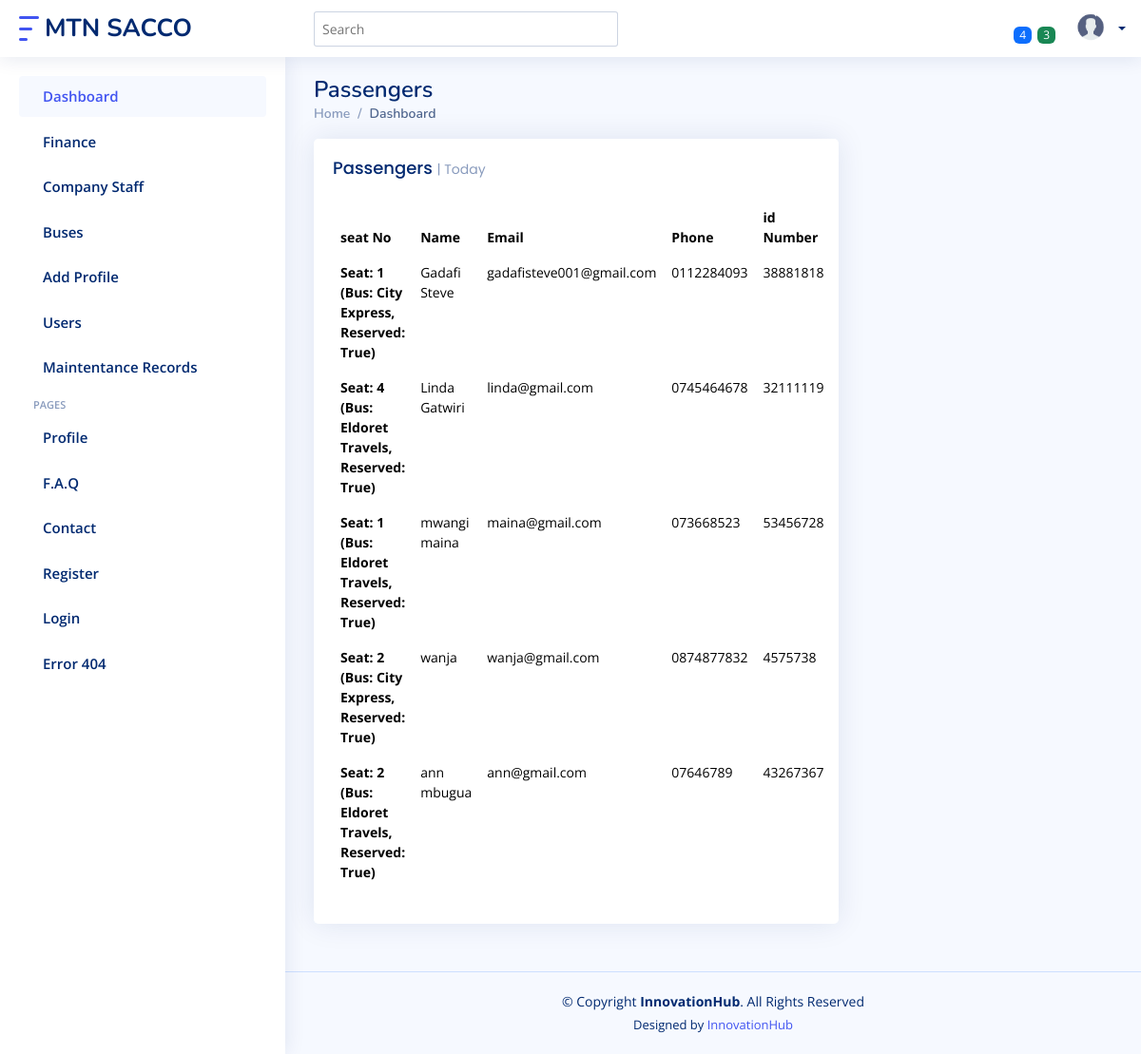
/passengers, run on the app's committed database.
### main/models.py (models this page shows, shortened)
class Booking(models.Model):
    seat = models.OneToOneField(Seat, on_delete=models.CASCADE)
    name = models.CharField(max_length=100)
    email = models.EmailField()
    phone = models.CharField(max_length=100)
    fare = models.DecimalField(max_digits=10 , decimal_places=2)
    identification_number = models.CharField(max_length=50)

class Seat(models.Model):
    bus_schedule = models.ForeignKey(
        TravelSchedule, on_delete=models.CASCADE, null=True, blank=True
    )
    seat_number = models.CharField(max_length=5)
    is_reserved = models.BooleanField(default=False)
    bus = models.ForeignKey(Bus, on_delete=models.CASCADE, null=True, blank=True)  # Link seat to bus
    reservation_time = models.DateTimeField(null=True, blank=True)
    def __str__(self):
          bus_name = self.bus.name if self.bus else "No Bus Assigned"
          return f"Seat: {self.seat_number} (Bus: {bus_name}, Reserved: {self.is_reserved})"
    class Meta:
        constraints = [
            models.UniqueConstraint(fields=['seat_number', 'bus'], name='unique_seat_per_bus')
        ]

class Bus(models.Model):
    name = models.CharField(max_length=50)
    plate_number=models.CharField(max_length=50 , unique=True)
    route = models.CharField(max_length=50)
    Driver = models.ForeignKey(Driver, on_delete=models.CASCADE)
    is_in_good = models.BooleanField(default=True)
    timeoftravel = models.CharField(max_length=50)
    fare = models.CharField(max_length=50)

### main/views.py (the view)
# urls.py: path('passengers', views.passengers , name='passengers'),
def passengers (request):
    passe = Booking.objects.all()
    d = {'passe':passe}
    return render(request, 'passenger.html' , d)

### templates/passenger.html (shortened to what this page needs)
{% extends 'base.html' %}
{% load static %}
{% block content %}
<main id="main" class="main">
    <div class="pagetitle">
      <h1>Passengers</h1>
      <nav>
        <ol class="breadcrumb">
          <li class="breadcrumb-item"><a href="index.html">Home</a></li>
          <li class="breadcrumb-item active">Dashboard</li>
        </ol>
      </nav>
    </div>
    <section class="section dashboard">
      <div class="row">
        <div class="col-lg-8">
          <div class="row">
            <div class="col-12">
              <div class="card recent-sales overflow-auto">
                <div class="filter">
                  <a class="icon" href="#" data-bs-toggle="dropdown"></a>
                </div>
                <div class="card-body">
                  <h5 class="card-title">Passengers <span>| Today</span></h5>
                  <table class="table table-borderless datatable">
                    <thead>
                      <tr>
                        <th scope="col">  seat No  </th>
                        <th scope="col">Name</th>
                        <th scope="col">Email</th>
                        <th scope="col" >Phone</th>
                        <th scope="col">id Number</th>
                        <th scope="col">Fare</th>
                      </tr>
                    </thead>
                    <tbody>
                        {% for i in passe %}
                      <tr>
                        <th scope="row">{{i.seat}}</th>
                        <td>{{i.name}}</td>
                        <td>{{i.email}}</td>
                        <td>{{i.phone}}</td>
                        <td>{{i.identification_number}}</td>
                        <td><span class="badge bg-success"> {{i.fare}} </span></td>
                      </tr>
                      {% endfor %}
                    </tbody>
                  </table>
                </div>
              </div>
            </div>
          </div>
        </div>
        </div>
    </section>
  </main>
  {% endblock content %}

### static/mtn/css/style.css (style rules this page uses)
:root { scroll-behavior: smooth; }
body { font-family: "Open Sans", sans-serif; background: #f6f9ff; color: #444444; }
h1, h2, h3, h4, h5, h6 { font-family: "Nunito", sans-serif; }
#main { margin-top: 60px; padding: 20px 30px; transition: all 0.3s; }
.pagetitle { margin-bottom: 10px; }
.pagetitle h1 { font-size: 24px; margin-bottom: 0; font-weight: 600; color: #012970; }
.card { margin-bottom: 30px; border: none; border-radius: 5px; box-shadow: 0px 0 30px rgba(1, 41, 112, 0.1); }
.card-title { padding: 20px 0 15px 0; font-size: 18px; font-weight: 500; color: #012970; font-family: "Poppins", sans-serif; }
.card-title span { color: #899bbd; font-size: 14px; font-weight: 400; }
.card-body { padding: 0 20px 20px 20px; }
.breadcrumb { font-size: 14px; font-family: "Nunito", sans-serif; color: #899bbd; font-weight: 600; }
.breadcrumb a { color: #899bbd; transition: 0.3s; }
.breadcrumb .breadcrumb-item::before { color: #899bbd; }
.breadcrumb .active { color: #51678f; font-weight: 600; }
@media (min-width: 1200px) { #main, #footer { margin-left: 300px; } }
.dashboard .filter { position: absolute; right: 0px; top: 15px; }
.dashboard .filter .icon { color: #aab7cf; padding-right: 20px; padding-bottom: 5px; transition: 0.3s; font-size: 16px; }
.dashboard .recent-sales { font-size: 14px; }
.dashboard .recent-sales .table thead { background: #f6f6fe; }
.dashboard .recent-sales .table thead th { border: 0; }

### data on the page
Booking: seat "Seat: 1 (Bus: City Express, Reserved: True)", name "Gadafi Steve", email "gadafisteve001@gmail.com", phone "0112284093", identification_number "38881818"
Booking: seat "Seat: 4 (Bus: Eldoret Travels, Reserved: True)", name "Linda Gatwiri", email "linda@gmail.com", phone "0745464678", identification_number "32111119"
Booking: seat "Seat: 1 (Bus: Eldoret Travels, Reserved: True)", name "mwangi maina", email "maina@gmail.com", phone "073668523", identification_number "53456728"
Booking: seat "Seat: 2 (Bus: City Express, Reserved: True)", name "wanja", email "wanja@gmail.com", phone "0874877832", identification_number "4575738"
Booking: seat "Seat: 2 (Bus: Eldoret Travels, Reserved: True)", name "ann mbugua", email "ann@gmail.com", phone "07646789", identification_number "43267367"
